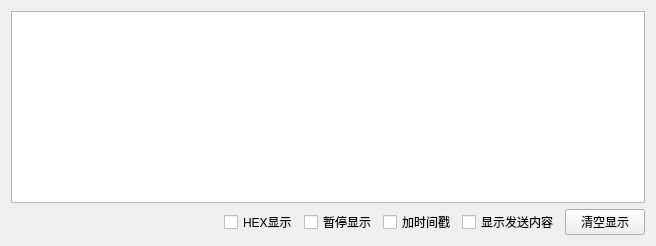
      <widget class="QWidget" name="tab_4">
       <attribute name="title">
        <string>Tab 2</string>
       </attribute>
       <layout class="QGridLayout" name="gridLayout_4">
        <item row="0" column="0" colspan="6">
         <widget class="QTextBrowser" name="dataDisp_textBrowser_5"/>
        </item>
        <item row="1" column="0">
         <spacer name="horizontalSpacer_2">
          <property name="orientation">
           <enum>Qt::Horizontal</enum>
          </property>
          <property name="sizeHint" stdset="0">
           <size>
            <width>207</width>
            <height>20</height>
           </size>
          </property>
         </spacer>
        </item>
        <item row="1" column="1">
         <widget class="QCheckBox" name="hexDisp_checkBox_5">
          <property name="sizePolicy">
           <sizepolicy hsizetype="Preferred" vsizetype="Preferred">
            <horstretch>0</horstretch>
            <verstretch>0</verstretch>
           </sizepolicy>
          </property>
          <property name="minimumSize">
           <size>
            <width>0</width>
            <height>0</height>
           </size>
          </property>
          <property name="maximumSize">
           <size>
            <width>99999</width>
            <height>99999</height>
           </size>
          </property>
          <property name="text">
           <string>HEX显示</string>
          </property>
         </widget>
        </item>
        <item row="1" column="2">
         <widget class="QCheckBox" name="pause_checkBox_5">
          <property name="sizePolicy">
           <sizepolicy hsizetype="Preferred" vsizetype="Preferred">
            <horstretch>0</horstretch>
            <verstretch>0</verstretch>
           </sizepolicy>
          </property>
          <property name="minimumSize">
           <size>
            <width>0</width>
            <height>0</height>
           </size>
          </property>
          <property name="maximumSize">
           <size>
            <width>99999</width>
            <height>99999</height>
           </size>
          </property>
          <property name="text">
           <string>暂停显示</string>
          </property>
         </widget>
        </item>
        <item row="1" column="3">
         <widget class="QCheckBox" name="timeStamp_checkBox_5">
          <property name="sizePolicy">
           <sizepolicy hsizetype="Preferred" vsizetype="Preferred">
            <horstretch>0</horstretch>
            <verstretch>0</verstretch>
           </sizepolicy>
          </property>
          <property name="minimumSize">
           <size>
            <width>0</width>
            <height>0</height>
           </size>
          </property>
          <property name="maximumSize">
           <size>
            <width>99999</width>
            <height>99999</height>
           </size>
          </property>
          <property name="text">
           <string>加时间戳</string>
          </property>
         </widget>
        </item>
        <item row="1" column="4">
         <widget class="QCheckBox" name="timeStamp_checkBox_6">
          <property name="sizePolicy">
           <sizepolicy hsizetype="Preferred" vsizetype="Preferred">
            <horstretch>0</horstretch>
            <verstretch>0</verstretch>
           </sizepolicy>
          </property>
          <property name="minimumSize">
           <size>
            <width>0</width>
            <height>0</height>
           </size>
          </property>
          <property name="maximumSize">
           <size>
            <width>99999</width>
            <height>99999</height>
           </size>
          </property>
          <property name="text">
           <string>显示发送内容</string>
          </property>
         </widget>
        </item>
        <item row="1" column="5">
         <widget class="QPushButton" name="clearDisp_pushButton_5">
          <property name="sizePolicy">
           <sizepolicy hsizetype="Preferred" vsizetype="Preferred">
            <horstretch>0</horstretch>
            <verstretch>0</verstretch>
           </sizepolicy>
          </property>
          <property name="minimumSize">
           <size>
            <width>0</width>
            <height>0</height>
           </size>
          </property>
          <property name="maximumSize">
           <size>
            <width>99999</width>
            <height>99999</height>
           </size>
          </property>
          <property name="text">
           <string>清空显示</string>
          </property>
         </widget>
        </item>
       </layout>
      </widget>
